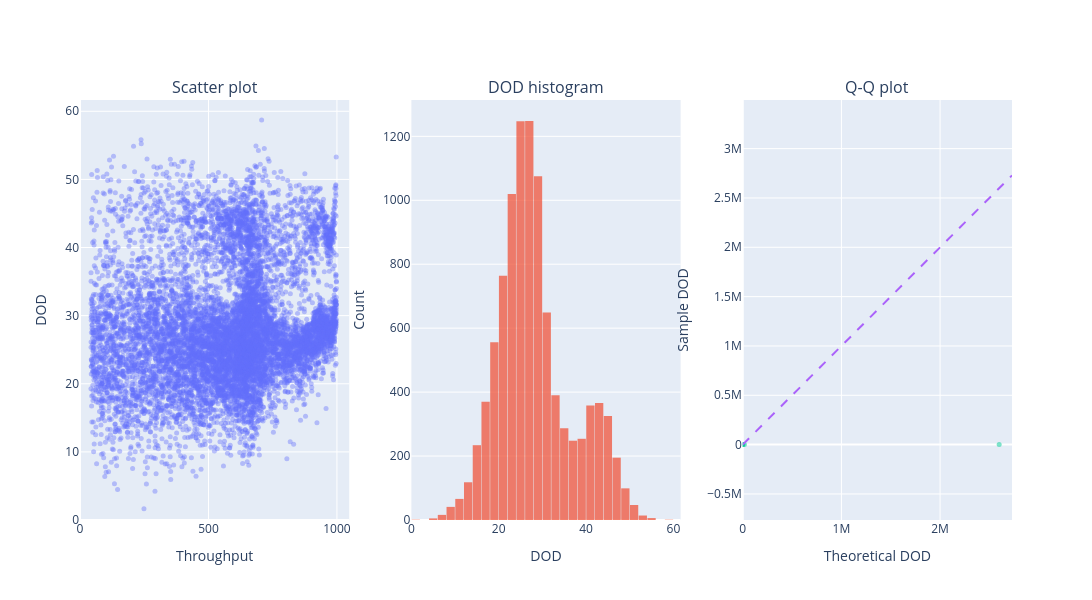

This figure's notebook cell:
### Code cell
fig = plot_generated_sample_diagnostics(
    df_sample=df_sample,
    global_cdf=model_weibull,
    throughput_col="Throughput",
    dod_col="DOD",
    q_col="ThroughputPercentile",
    nbins=50
)

fig.show()

### Figure 1 — Plotly figure (JSON) as saved in the notebook; plotly's stock layout.template omitted (floating-point values rounded to 4 significant figures; data arrays with more than 128 entries replaced by an {"elided": "..."} marker saying what was removed)
{"data": [{"marker": {"opacity": 0.4, "size": 5}, "mode": "markers", "name": "Sample", "showlegend": false, "type": "scatter", "x": {"elided": "10000 float values"}, "xaxis": "x", "y": {"elided": "10000 float values"}, "yaxis": "y"}, {"name": "DOD", "nbinsx": 50, "opacity": 0.75, "showlegend": false, "type": "histogram", "x": {"elided": "10000 float values"}, "xaxis": "x2", "yaxis": "y2"}, {"marker": {"opacity": 0.5, "size": 5}, "mode": "markers", "name": "Q-Q", "showlegend": false, "type": "scatter", "x": [6.13, 5.83e-05, 136.5, 2599000.0, 17000.0], "xaxis": "x3", "y": [19.28, 25.36, 31.77, 35.04, 36.29], "yaxis": "y3"}, {"line": {"dash": "dash"}, "mode": "lines", "name": "45 degree line", "showlegend": false, "type": "scatter", "x": [0, 2729000.0], "xaxis": "x3", "y": [0, 2729000.0], "yaxis": "y3"}], "layout": {"annotations": [{"font": {"size": 16}, "showarrow": false, "text": "Scatter plot", "x": 0.1444, "xanchor": "center", "xref": "paper", "y": 1, "yanchor": "bottom", "yref": "paper"}, {"font": {"size": 16}, "showarrow": false, "text": "DOD histogram", "x": 0.5, "xanchor": "center", "xref": "paper", "y": 1, "yanchor": "bottom", "yref": "paper"}, {"font": {"size": 16}, "showarrow": false, "text": "Q-Q plot", "x": 0.8556, "xanchor": "center", "xref": "paper", "y": 1, "yanchor": "bottom", "yref": "paper"}], "bargap": 0.05, "height": 600, "width": 1800, "xaxis": {"anchor": "y", "domain": [0, 0.2889], "range": [0, 1048.0], "title": {"text": "Throughput"}}, "xaxis2": {"anchor": "y2", "domain": [0.3556, 0.6444], "range": [0, 61.66], "title": {"text": "DOD"}}, "xaxis3": {"anchor": "y3", "domain": [0.7111, 1], "range": [0, 2729000.0], "title": {"text": "Theoretical DOD"}}, "yaxis": {"anchor": "x", "domain": [0, 1], "range": [0, 61.66], "title": {"text": "DOD"}}, "yaxis2": {"anchor": "x2", "domain": [0, 1], "title": {"text": "Count"}}, "yaxis3": {"anchor": "x3", "domain": [0, 1], "range": [0, 2729000.0], "scaleanchor": "x3", "scaleratio": 1, "title": {"text": "Sample DOD"}}}}
